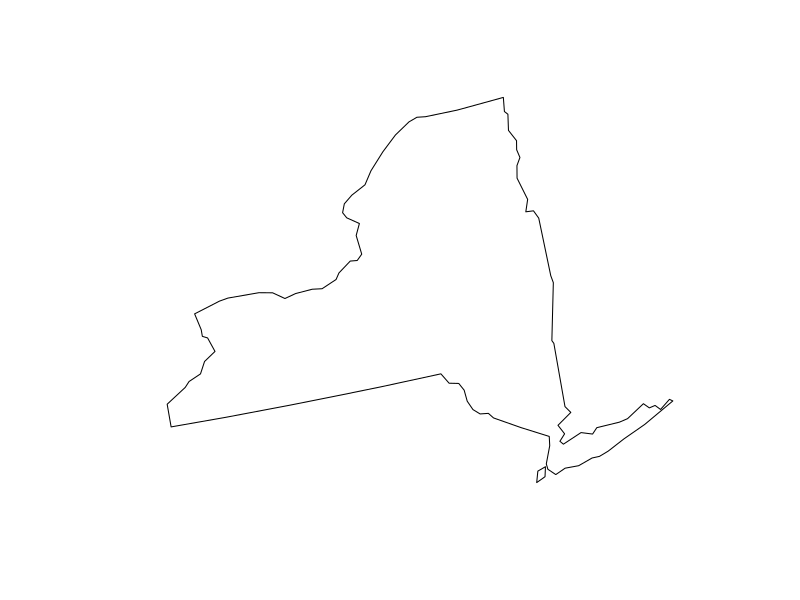
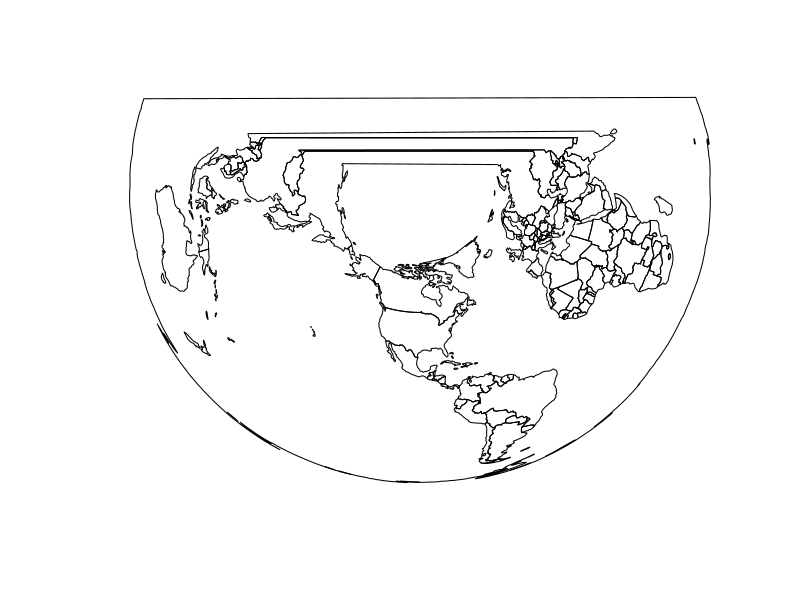
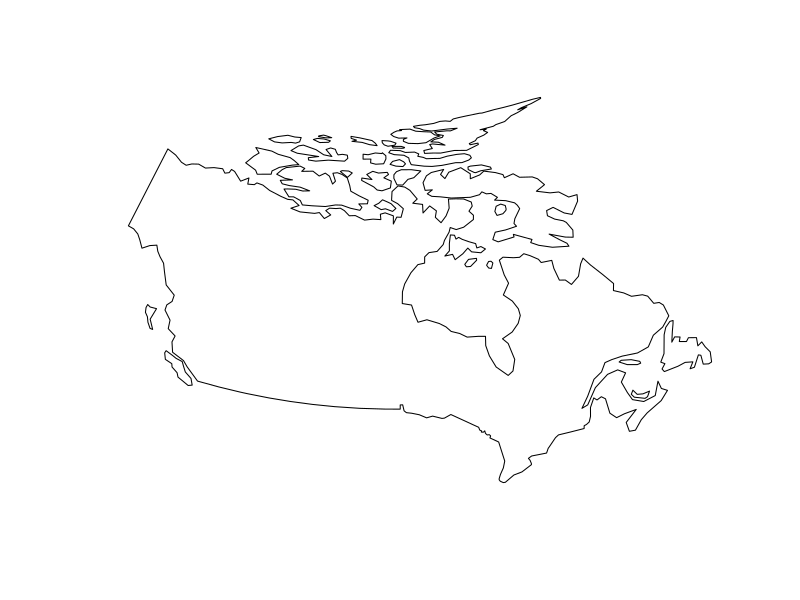
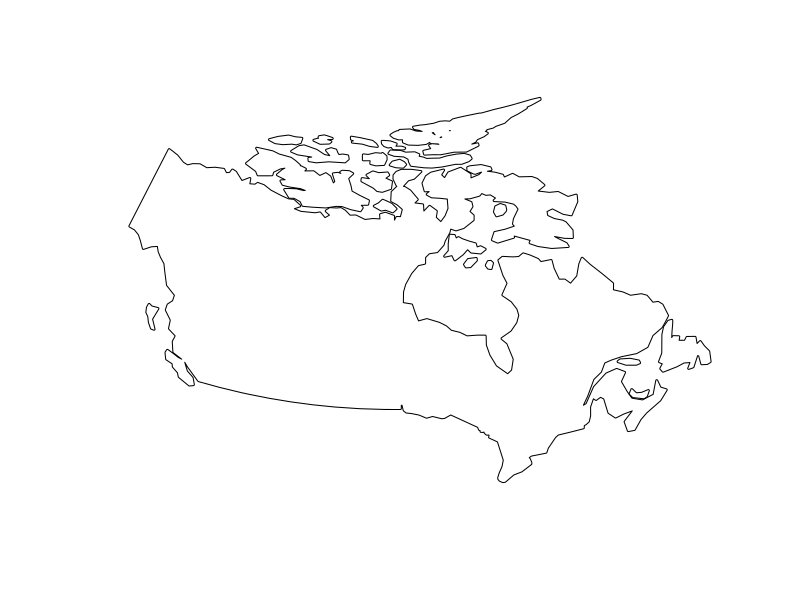
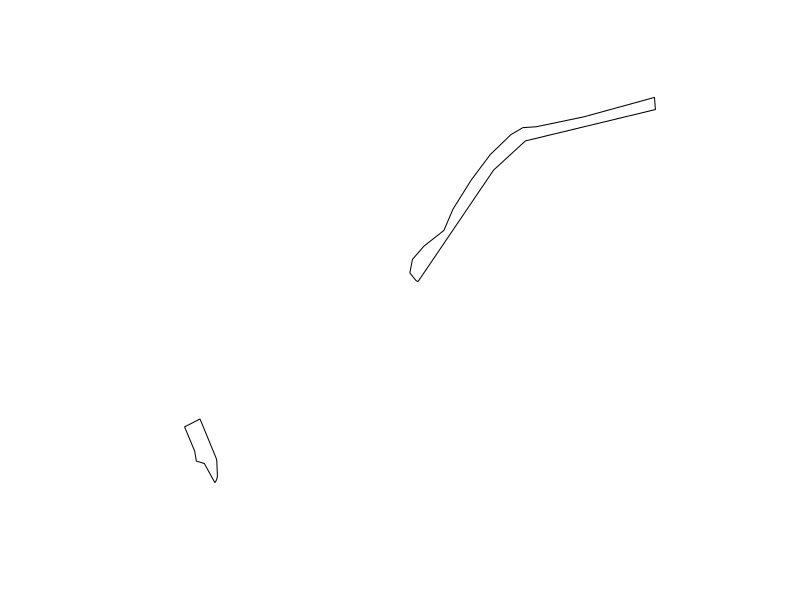
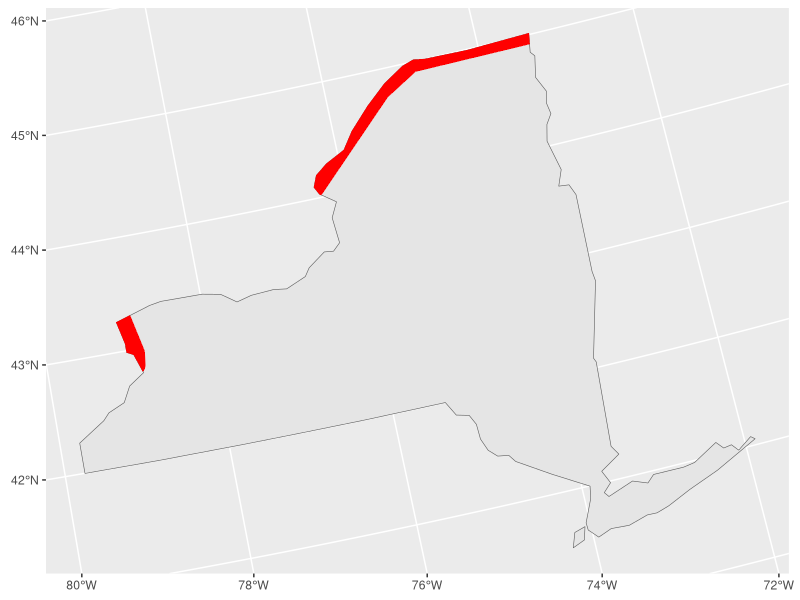

These figures' R source, in order:
library(tidyverse)
library(sf)
library(sp)
library(spData)
library(ggplot2)
library(units)

albers="+proj=aea +lat_1=29.5 +lat_2=45.5 +lat_0=37.5 +lon_0=-96 +x_0=0 +y_0=0 +ellps=GRS80 +datum=NAD83 +units=m +no_defs"

data("world")
data("us_states")

prj_states<-st_transform(us_states,albers)
ny<-prj_states%>%filter(prj_states$NAME=='New York')
plot(ny$geometry)

newworld<-st_transform(world,albers)
plot(newworld$geom)

ca<-newworld %>% filter(newworld$name_long=='Canada')
plot(ca$geom)

ca_buf<-st_buffer(ca$geom,dist=10000)
plot(ca_buf)

border<-st_intersection(ny$geometry,ca_buf)
plot(border)

b<-ggplot(border)
b+geom_sf(data = ny)+geom_sf(colour='red',fill='red')

area=set_units(st_area(border),km^2)
area
